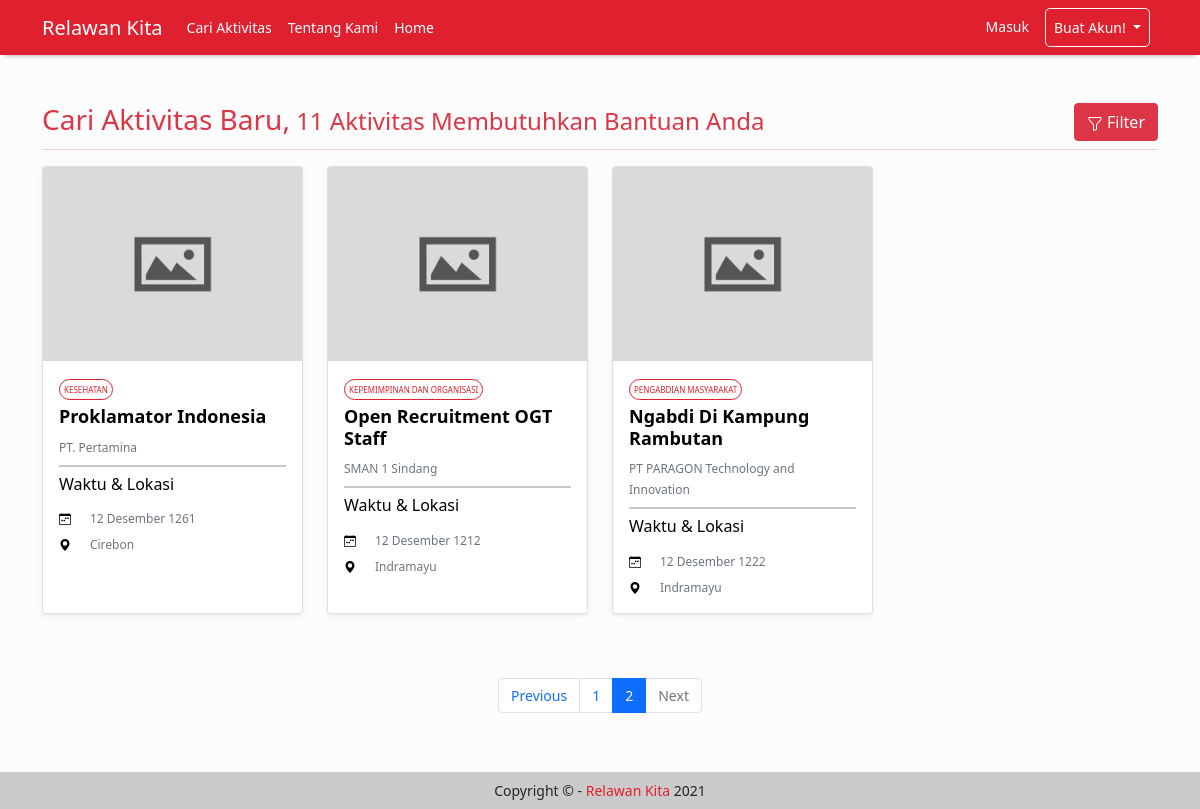
Before: /CariAktivitas.php?halaman=2 with the older database file.
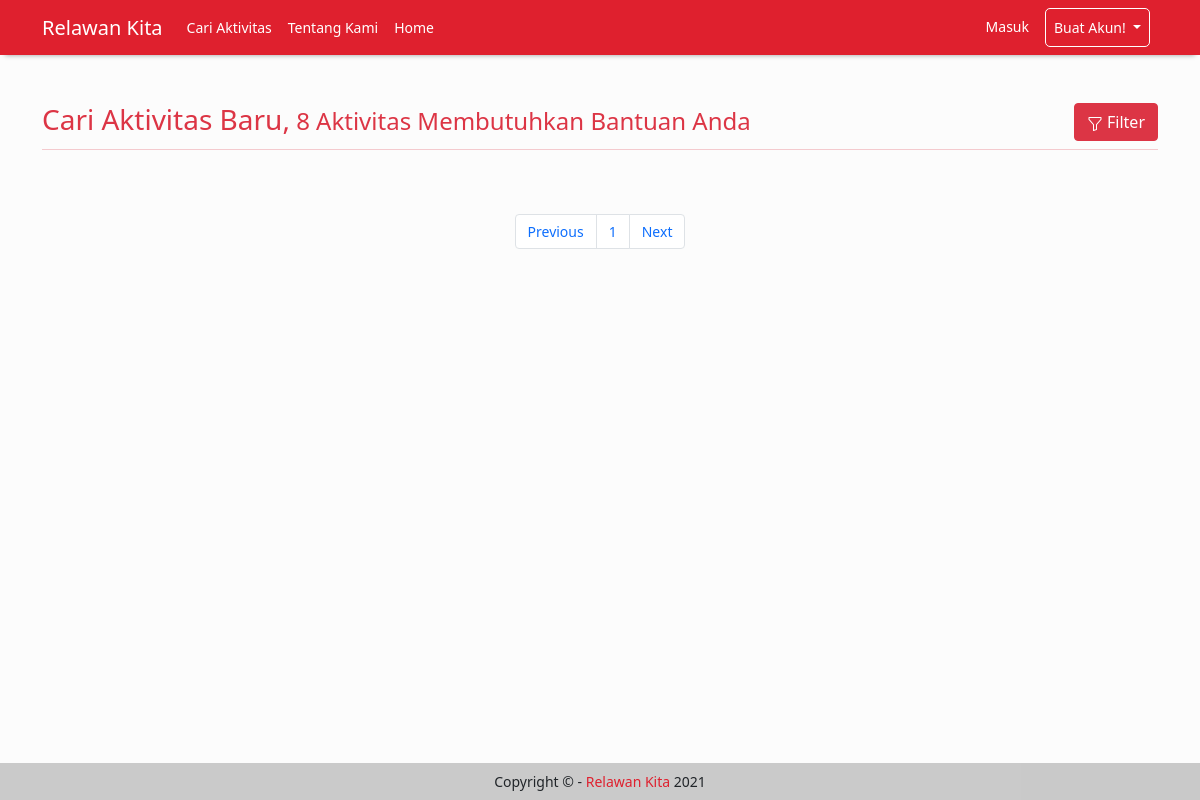
After: the same page with the newer database file.
### tables this page shows
CREATE TABLE `acara` (
  `id_acara` int(11) NOT NULL,
  `judul_acara` varchar(50) NOT NULL,
  `deskripsi_acara` text NOT NULL,
  `jumlah_kebutuhan` tinyint(5) UNSIGNED NOT NULL,
  `tanggal_batas_registrasi` date NOT NULL,
  `tanggal_acara` date NOT NULL,
  `lokasi` varchar(50) NOT NULL,
  `cover` varchar(255) NOT NULL,
  `id_jenis_acara` int(11) NOT NULL,
  `id_organisasi` int(11) NOT NULL
);

CREATE TABLE `jenis_acara` (
  `id_jenis_acara` int(11) NOT NULL,
  `nama_jenis_acara` varchar(50) NOT NULL
);

CREATE TABLE `organisasi` (
  `id_organisasi` int(11) NOT NULL,
  `email` varchar(255) NOT NULL,
  `password` varchar(50) NOT NULL,
  `role` enum('organisasi') NOT NULL,
  `nama` varchar(50) NOT NULL,
  `deskripsi_organisasi` text DEFAULT NULL,
  `tahun_berdiri` year(4) DEFAULT NULL
);

### db/connect.php (called while the page is built, shortened)
<?php
$host = 'localhost';
$admin = 'root';
$password = '';
$db = 'relawan_kita';
$dsn = "mysql:host=$host;dbname=$db";
try {
    $pdo = new PDO($dsn, $admin, $password);
    $pdo->setAttribute(PDO::ATTR_ERRMODE, PDO::ERRMODE_EXCEPTION);
    $pdo->setAttribute(PDO::ATTR_DEFAULT_FETCH_MODE, PDO::FETCH_ASSOC);
} catch (PDOException $e) {
    throw new PDOException($e->getMessage());
}
require_once 'crud.php';
$crud = new crud($pdo);

### db/crud.php (called while the page is built, shortened)
<?php
class crud
{
    private $db;
    function __construct($conn)
    {
        $this->db = $conn;
    }
    public function getAcaraLimit($awalData, $menampilkanDataPerHalaman)
    {
        try {
            $sql = "SELECT * FROM acara LEFT JOIN organisasi USING(id_organisasi) LEFT JOIN jenis_acara USING(id_jenis_acara) ORDER BY acara.id_acara DESC LIMIT $awalData, $menampilkanDataPerHalaman";
            $result = $this->db->query($sql);
            return $result;
        } catch (PDOException $e) {
            echo $e->getMessage();
            return false;
        }
    }
}

### functions/convert-date.php (called while the page is built)
<?php
  function tgl_indo($tanggal){
    $bulan = array (
      1 =>   'Januari',
      'Februari',
      'Maret',
      'April',
      'Mei',
      'Juni',
      'Juli',
      'Agustus',
      'September',
      'Oktober',
      'November',
      'Desember'
    );
    $pecahkan = explode('-', $tanggal);
    return $pecahkan[2] . ' ' . $bulan[ (int)$pecahkan[1] ] . ' ' . $pecahkan[0];
  }
?>

### CariAktivitas.php (the view, shortened to what this page needs)
<?php
require_once './db/connect.php';
require_once './includes/header.php';
require_once './functions/convert-date.php';
if (isset($_GET['judul_acara'])) {
    $judul_acara = $_GET['judul_acara'];
    $lokasi = $_GET['lokasi'];
    $organisasi = $_GET['organisasi'];
    $nama_jenis_acara = $_GET['nama_jenis_acara'];
    $query = $pdo->query("SELECT COUNT(id_acara) as id FROM acara a
                                LEFT JOIN organisasi o
                                    USING (id_organisasi)
                                LEFT JOIN jenis_acara j
                                    USING(id_jenis_acara)
                                WHERE
                                a.judul_acara LIKE '%$judul_acara%' AND
                                a.lokasi LIKE '%$lokasi%' AND
                                o.nama LIKE '%$organisasi%' AND
                                j.nama_jenis_acara LIKE '%$nama_jenis_acara%'");
    $row = $query->fetch();
    $total = $row['id'];
    $menampilkanDataPerHalaman = 8;
    $jumlahHalaman = ceil($total / $menampilkanDataPerHalaman);
    $halamanAktif = isset($_GET['halaman']) ? $_GET['halaman'] : 1;
    $awalData = ($menampilkanDataPerHalaman * $halamanAktif) - $menampilkanDataPerHalaman;
    $results = $crud->getAcaraFiltered($awalData, $menampilkanDataPerHalaman, $judul_acara, $organisasi, $lokasi, $nama_jenis_acara);
} else {
    $query = $pdo->query('SELECT COUNT(id_acara) as id FROM acara');
    $row = $query->fetch();
    $total = $row['id'];
    $menampilkanDataPerHalaman = 8;
    $jumlahHalaman = ceil($total / $menampilkanDataPerHalaman);
    $halamanAktif = isset($_GET['halaman']) ? $_GET['halaman'] : 1;
    $awalData = ($menampilkanDataPerHalaman * $halamanAktif) - $menampilkanDataPerHalaman;
    $results = $crud->getAcaraLimit($awalData, $menampilkanDataPerHalaman);
}
?>
<div class="d-flex justify-content-between text-danger mb-2">
    <h3 class="align-self-start mb-0">Cari Aktivitas Baru,<span class="fs-4 fw-normal"> <?= $total; ?> Aktivitas
            Membutuhkan Bantuan Anda</span></h3>
    <a class="btn btn-danger text-white" data-bs-toggle="collapse" href="#filter" role="button" aria-expanded="false" aria-controls="filter">
        Filter
    </a>
</div>
<hr class="my-1 text-danger">
<div class="row mt-3">
    <?php if ($total > 0) : ?>
        <?php while ($r = $results->fetch()) : ?>
            <div class="col-3 mb-3 ">
                <div class="card shadow-sm" style="height: 100%;">
                    <a href="ViewAktivitas.php?id_acara=<?= $r['id_acara'] ?>" rel="noopener noreferrer" class="no-effect-link">
                        <img src="assets/images/<?= $r['cover'] == '' ? 'default.jpg' : 'cover/' . $r['cover']; ?>" class="card-img-top" style="max-height: 200px;object-fit: cover;" alt="Foto Organisasi">
                        <div class="card-body ">
                            <span class="text-uppercase p-1 rounded-pill" style="border: 1px solid #DF202E; color:#DF202E; font-size: 8px"><?= $r['nama_jenis_acara']; ?></span>
                            <h5 class="my-2 fw-bold text-capitalize" style="font-size: 18px;"><?= $r['judul_acara']; ?></h5>
                            <small class="mt-3 mb-1 text-muted"><?= $r['nama']; ?></small>
                            <hr class="my-2 border  border-dark">
                            <h6 class="mb-3">Waktu & Lokasi</h6>
                            <div class="d-flex flex-row align-items-center mb-2">
                                <small class="text-muted offset-1"><?= tgl_indo($r['tanggal_acara']); ?></small>
                            </div>
                            <div class="d-flex flex-row align-items-center">
                                <svg xmlns="http://www.w3.org/2000/svg" width="12" height="12" fill="currentColor" class="bi bi-geo-alt-fill" viewBox="0 0 16 16">
                                    <path d="M8 16s6-5.686 6-10A6 6 0 0 0 2 6c0 4.314 6 10 6 10zm0-7a3 3 0 1 1 0-6 3 3 0 0 1 0 6z" />
                                </svg>
                                <small class="text-muted offset-1"><?= $r['lokasi']; ?></small>
                            </div>
                        </div>
                    </a>
                </div>
            </div>
        <?php endwhile ?>
        <nav aria-label="Page navigation">
            <ul class="pagination justify-content-center my-5">
                <li class="page-item <?php if ($halamanAktif == 1) echo 'disabled'; ?>">
                    <a class="page-link" href="?halaman=<?= $halamanAktif - 1 ?>" tabindex="-1" aria-disabled=<?= $halamanAktif == 1 ? "true" : "false"; ?>>Previous</a>
                </li>
                <?php
                $i = $halamanAktif < 4 ? 1 : $halamanAktif - 3;
                for ($i; $i <= $jumlahHalaman; $i++) :
                ?>
                    <li class="page-item <?php if ($halamanAktif == $i) echo 'active'; ?>" <?php if ($halamanAktif == $i) echo 'aria-current="page"'; ?>>
                        <a class="page-link <?php if ($halamanAktif == $i) echo'disabled'; ?>" href="?halaman=<?= $i ?>"><?= $i; ?></a>
                    </li>
                <?php endfor ?>
                <li class="page-item <?php if ($halamanAktif == $jumlahHalaman) echo 'disabled'; ?>">
                    <a class="page-link" href="?halaman=<?= $halamanAktif + 1 ?>">Next</a>
                </li>
            </ul>
        </nav>
    <?php else : ?>
        <h3 style="text-align: center;">Belum ada data yang masuk!</h3>
    <?php endif ?>
</div>
<?php
require './includes/footer.php'
?>

### includes/header.php (shortened to what this page needs)
<!DOCTYPE html>
<html lang="en">
  <head>
    <link href="https://cdn.jsdelivr.net/npm/bootstrap@5.0.1/dist/css/bootstrap.min.css" rel="stylesheet">
    <link rel="stylesheet" href="https://cdn.jsdelivr.net/npm/bootstrap-icons@1.5.0/font/bootstrap-icons.css">
    <link rel="stylesheet" href="styles/stylesheet.css" />
  </head>
  <body>
      <?php require_once 'navbar.php' ?>
      <main class="container py-5">

### includes/navbar.php (shortened to what this page needs)
<nav class="navbar sticky-top navbar-expand-md navbar-dark scrolling-navbar bg-color-red">
    <div class="container-md">
        <a class="navbar-brand mb-0 h1" href="index.php">Relawan Kita</a>
        <div class="collapse navbar-collapse pt-sm-2 pt-md-0 justify-content-between" id="sticky-nav">
            <ul class="navbar-nav">
                <?php if (isset($_SESSION['role'])) : ?>
                    <?php if ($_SESSION['role'] == 'admin') : ?>
                        <li class="nav-item">
                            <a class="nav-link active px-1 mx-1" href="admin-User.php">Manajemen User</a>
                        </li>
                        <li class="nav-item">
                            <a class="nav-link active px-1 mx-1" href="Admin-Organisasi.php">Manajemen Organisasi</a>
                        </li>
                        <li class="nav-item">
                            <a class="nav-link active px-1 mx-1" href="organisasi/listacara.php">Manajemen Acara</a>
                        </li>
                        <li class="nav-item">
                            <a class="nav-link active px-1 mx-1" href="admin-JenisAcara.php">Manajemen Jenis Acara</a>
                        </li>
                    <?php elseif ($_SESSION['role'] == 'organisasi') : ?>
                        <li class="nav-item">
                            <a class="nav-link active px-1 mx-1" href="organisasi/listacara.php">Manajemen Acara</a>
                        </li>
                        <li class="nav-item ">
                            <a class="nav-link active px-1 mx-1" href="CariAktivitas.php">Cari Aktivitas</a>
                        </li>
                        <li class="nav-item">
                            <a class="nav-link active px-1 mx-1" href="TentangKami.php">Tentang Kami</a>
                        </li>
                        <li class="nav-item">
                            <a class="nav-link active px-1 mx-1" href="index.php">Home</a>
                        </li>
                    <?php else : ?>
                        <li class="nav-item ">
                            <a class="nav-link active px-1 mx-1" href="CariAktivitas.php">Cari Aktivitas</a>
                        </li>
                        <li class="nav-item">
                            <a class="nav-link active px-1 mx-1" href="TentangKami.php">Tentang Kami</a>
                        </li>
                        <li class="nav-item">
                            <a class="nav-link active px-1 mx-1" href="index.php">Home</a>
                        </li>
                    <?php endif ?>
                <?php else : ?>
                    <li class="nav-item ">
                        <a class="nav-link active px-1 mx-1" href="CariAktivitas.php">Cari Aktivitas</a>
                    </li>
                    <li class="nav-item">
                        <a class="nav-link active px-1 mx-1" href="TentangKami.php">Tentang Kami</a>
                    </li>
                    <li class="nav-item">
                        <a class="nav-link active px-1 mx-1" href="index.php">Home</a>
                    </li>
                <?php endif ?>
                <?php if (isset($_SESSION['nama'])) : ?>
            </ul>
            <ul class=" navbar-nav">
                <li class="nav-item dropdown">
                    <a class="nav-link dropdown-toggle text-white px-1 mx-1" href="#" id="navbarDarkDropdownMenuLink" role="button" data-bs-toggle="dropdown" aria-expanded="false">
                        <?= $_SESSION['nama']; ?>
                    </a>
                    <ul class="dropdown-menu dropdown-menu-dark" aria-labelledby="navbarDarkDropdownMenuLink">
                        <?php if ($_SESSION['role'] == 'organisasi') : ?>
                            <li><a class="dropdown-item" href="./organisasi/editprofil.php">Setting Akun</a></li>
                        <?php elseif ($_SESSION['role'] == 'volunteer') : ?>
                            <li><a class="dropdown-item" href="EditProfil-Relawan.php">Setting Akun</a></li>
                            <li><a class="dropdown-item" href="riwayat-pendaftaran.php">History Pendaftaran</a></li>
                        <?php endif ?>
                        <li><a class="dropdown-item" href="logout.php">Log Out</a></li>
                    </ul>
                </li>
            </ul>
        <?php else : ?>
            </ul>
            <ul class=" navbar-nav">
                <li class="nav-item">
                    <a class="nav-link active px-1 mx-1" href="Login.php">Masuk</a>
                </li>
                <li class="nav-item dropdown border border-white mx-2" id="BuatAkun">
                    <a class="nav-link dropdown-toggle px-1 mx-1" href="#" id="navbarDarkDropdownMenuLink" role="button" data-bs-toggle="dropdown" aria-expanded="false">
                        Buat Akun!
                    </a>
                </li>
            </ul>
        <?php endif ?>
        </div>
    </div>
</nav>

### includes/footer.php (shortened to what this page needs)
      </main>
      <footer class="mt-5 text-black fixed-bottom">
        <p class="m-2 text-center">Copyright &copy; - <a href="CariAktivitas.php">Relawan Kita</a> <?= date('Y'); ?></p>
      </footer>
  </body>
</html>

### styles/stylesheet.css (style rules this page uses)
* { box-sizing: border-box; margin: 0; padding: 0; }
body { font-family: "Segoe UI", Tahoma, Geneva, Verdana, sans-serif; height: 100%; background-color: rgb(252, 252, 252); }
p, a, label { font-size: 14px; }
nav.navbar { transition: ease-in-out 0.3s; box-shadow: 0px 5px 5px -5px rgba(0, 0, 0, 0.4); }
.nav-item { border-radius: 12px; transition: ease-in-out 0.3s; }
#BuatAkun { border-radius: 5px; border: 2px solid white; transition: ease-in-out .3s; }
#navbarDarkDropdownMenuLink { color: white; transition: ease-in-out .3s; }
a, a:hover { color:#DF202E; text-decoration: none; }
.bg-color-red { background-color: #DF202E !important; }
footer { background-color: rgba(189,189,189,.8); }
small { font-size: 12px; }
h5 { font-size: 18px; }
h6 { font-size: 16px; }
main a.no-effect-link, a.no-effect-link:hover { color: black; text-decoration: none; }

Changed rows visible on the page:
removed acara: id_jenis_acara.nama_jenis_acara "KESEHATAN", judul_acara "Proklamator Indonesia", id_organisasi.nama "PT. Pertamina", tanggal_acara "12 Desember 1261", lokasi "Cirebon"
removed acara: id_jenis_acara.nama_jenis_acara "KEPEMIMPINAN DAN ORGANISASI", judul_acara "Open Recruitment OGT Staff", id_organisasi.nama "SMAN 1 Sindang", tanggal_acara "12 Desember 1212", lokasi "Indramayu"
removed acara: id_jenis_acara.nama_jenis_acara "PENGABDIAN MASYARAKAT", judul_acara "Ngabdi Di Kampung Rambutan", id_organisasi.nama "PT PARAGON Technology and Innovation", tanggal_acara "12 Desember 1222", lokasi "Indramayu"
Other visible differences:
$total: "11" → "8"
list line gone: "2"
